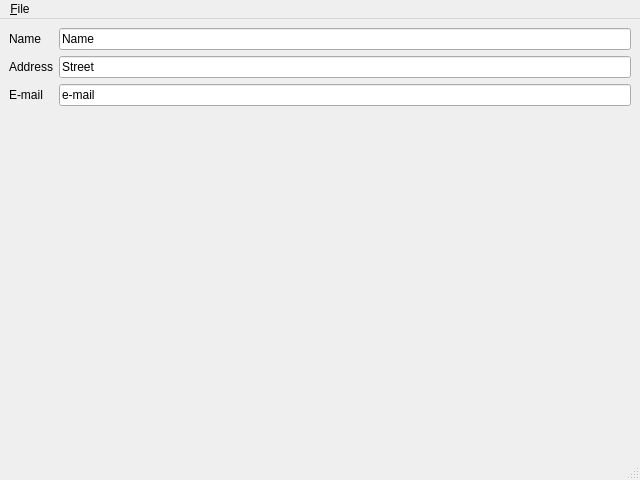
<?xml version="1.0" encoding="UTF-8"?>
<ui version="4.0">
 <class>MainWindow</class>
 <widget class="QMainWindow" name="MainWindow">
  <property name="geometry">
   <rect>
    <x>0</x>
    <y>0</y>
    <width>640</width>
    <height>480</height>
   </rect>
  </property>
  <property name="windowTitle">
   <string>MainWindow</string>
  </property>
  <widget class="QWidget" name="centralwidget">
   <layout class="QFormLayout" name="formLayout">
    <item row="0" column="0">
     <widget class="QLabel" name="label">
      <property name="text">
       <string>Name</string>
      </property>
     </widget>
    </item>
    <item row="0" column="1">
     <widget class="QLineEdit" name="lineEdit">
      <property name="text">
       <string>Name</string>
      </property>
     </widget>
    </item>
    <item row="1" column="0">
     <widget class="QLabel" name="label_2">
      <property name="text">
       <string>Address</string>
      </property>
     </widget>
    </item>
    <item row="1" column="1">
     <widget class="QLineEdit" name="lineEdit_2">
      <property name="text">
       <string>Street</string>
      </property>
     </widget>
    </item>
    <item row="2" column="0">
     <widget class="QLabel" name="label_3">
      <property name="text">
       <string>E-mail</string>
      </property>
     </widget>
    </item>
    <item row="2" column="1">
     <widget class="QLineEdit" name="lineEdit_3">
      <property name="text">
       <string>e-mail</string>
      </property>
     </widget>
    </item>
   </layout>
  </widget>
  <widget class="QMenuBar" name="menubar">
   <property name="geometry">
    <rect>
     <x>0</x>
     <y>0</y>
     <width>640</width>
     <height>24</height>
    </rect>
   </property>
   <widget class="QMenu" name="menu_File">
    <property name="title">
     <string>&amp;File</string>
    </property>
    <addaction name="action_New"/>
    <addaction name="action_Open"/>
    <addaction name="action_Save"/>
    <addaction name="separator"/>
    <addaction name="action_Close"/>
   </widget>
   <addaction name="menu_File"/>
  </widget>
  <widget class="QStatusBar" name="statusbar"/>
  <action name="action_New">
   <property name="text">
    <string>&amp;New</string>
   </property>
  </action>
  <action name="action_Open">
   <property name="text">
    <string>&amp;Open</string>
   </property>
   <property name="toolTip">
    <string>Open New File</string>
   </property>
  </action>
  <action name="action_Close">
   <property name="text">
    <string>&amp;Close</string>
   </property>
   <property name="toolTip">
    <string>Close The Program</string>
   </property>
  </action>
  <action name="action_Save">
   <property name="text">
    <string>&amp;Save</string>
   </property>
   <property name="toolTip">
    <string>Save To File</string>
   </property>
  </action>
 </widget>
 <resources/>
 <connections/>
</ui>
